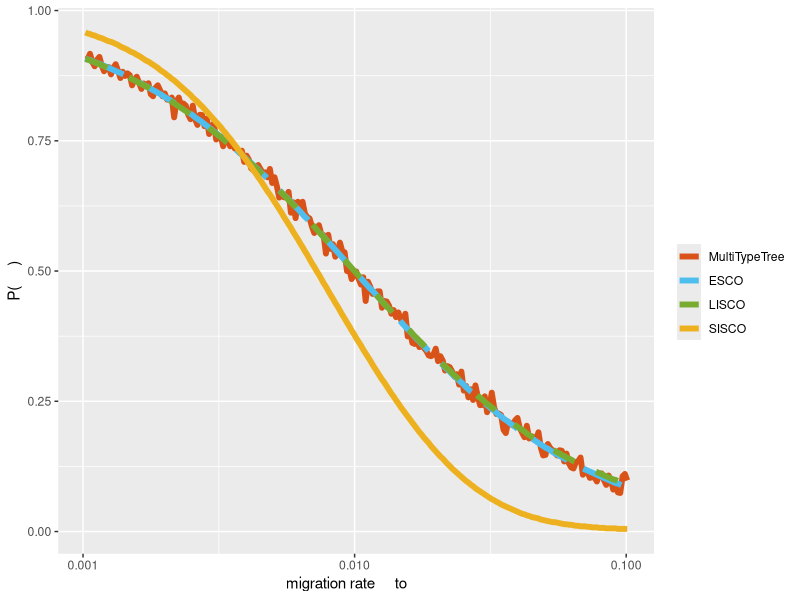

Here is the R script that generated this plot: (Note: this script raises an error after producing the figure.)
######################################################
######################################################
# plots the proability of the root being a state 
# conditioned on the migration rate from state 1 to 
# state 2.
######################################################
######################################################
library(ggplot2)

# clear workspace
rm(list = ls())

# Set the directory to the directory of the file
this.dir <- dirname(parent.frame(2)$ofile)
setwd(this.dir)

# read in the root state probabilities from a text file
# created in matlab
stateProbs <- read.table("rootStateProbabilities.txt", header=TRUE, sep="\t")

# use the matlab standard colors to plot
col0 <- rgb(red=0.0, green=0.4470,blue=0.7410)
col1 <- rgb(red=0.8500, green=0.3250,blue=0.0980)
col2 <- rgb(red=0.9290, green=0.6940,blue=0.1250)
col4 <- rgb(red=0.4660, green=0.6740,blue=0.1880)
col3 <- rgb(red=0.3010, green=0.7450,blue=0.9330)

p <- ggplot(data=stateProbs)+
  geom_line(aes(color="MultiTypeTree",x=migrationrate,y=MTT),size=2) +
  geom_line(aes(color="ESCO",x=migrationrate,y=esco),size=2,linetype="longdash") +
  geom_line(aes(color="LISCO",x=migrationrate,y=Lisco),size=2,linetype="dashed") +
  geom_line(aes(color="SISCO",x=migrationrate,y=Sisco),size=2) + 
  xlab("migration rate     to     ") + ylab("P(     )") +
  scale_x_log10(breaks=c(0.001,0.01,0.1)) +
  scale_colour_manual("",values = c("MultiTypeTree"=col1, "ESCO"=col3,"LISCO"=col4,"SISCO"=col2),
                      breaks=c("MultiTypeTree", "ESCO", "LISCO", "SISCO")) 
plot(p)
ggsave(plot=p,"../../text/figures/RootStateProbabilities/rootStateProbabilties.eps",width=7, height=5)


